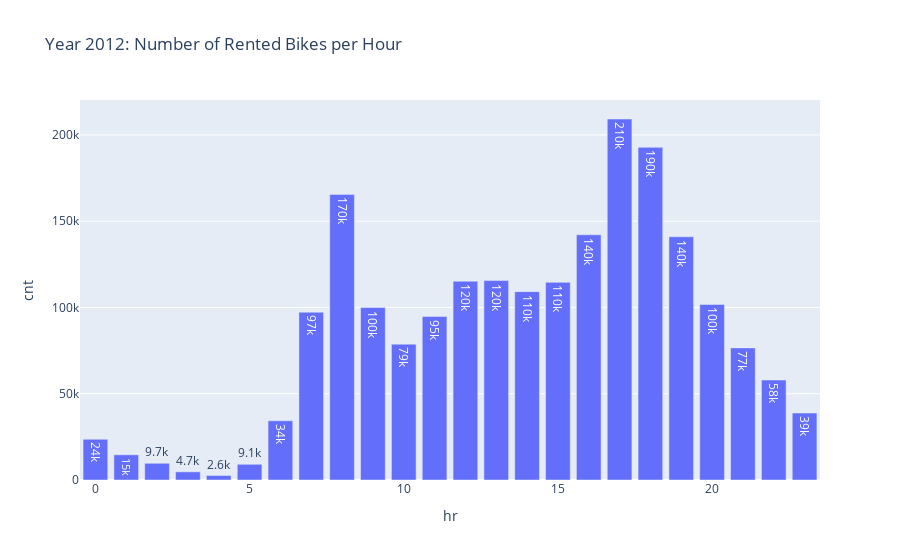

Notebook code cell kept with this figure:
### Markdown cell above
We see in 2012 a similar seasonal trend, where the Spring season sees a 50% decrease in the amount of rented bikes.

### Code cell
fig = px.bar(df_hr.loc[df_hr.yr == 1], y='cnt', x='hr', text_auto='.2s', title="Year 2012: Number of Rented Bikes per Hour")

fig.show()

### Figure 1 — Plotly figure (JSON) as saved in the notebook; plotly's stock layout.template omitted (floating-point values rounded to 4 significant figures)
{"data": [{"alignmentgroup": "True", "hovertemplate": "hr=%{x}<br>cnt=%{y}<extra></extra>", "legendgroup": "", "marker": {"color": "#636efa", "pattern": {"shape": ""}}, "name": "", "offsetgroup": "", "orientation": "v", "showlegend": false, "textposition": "auto", "texttemplate": "%{y:.2s}", "type": "bar", "x": [0, 1, 2, 3, 4, 5, 6, 7, 8, 9, 10, 11, 12, 13, 14, 15, 16, 17, 18, 19, 20, 21, 22, 23], "xaxis": "x", "y": [23590, 14606, 9691, 4733, 2611, 9104, 34331, 97241, 165534, 99952, 78746, 94722, 115216, 115580, 109170, 114559, 142126, 209228, 192787, 140987, 101732, 76570, 57935, 38825], "yaxis": "y"}], "layout": {"barmode": "relative", "legend": {"tracegroupgap": 0}, "title": {"text": "Year 2012: Number of Rented Bikes per Hour"}, "xaxis": {"anchor": "y", "domain": [0, 1], "title": {"text": "hr"}}, "yaxis": {"anchor": "x", "domain": [0, 1], "title": {"text": "cnt"}}}}
